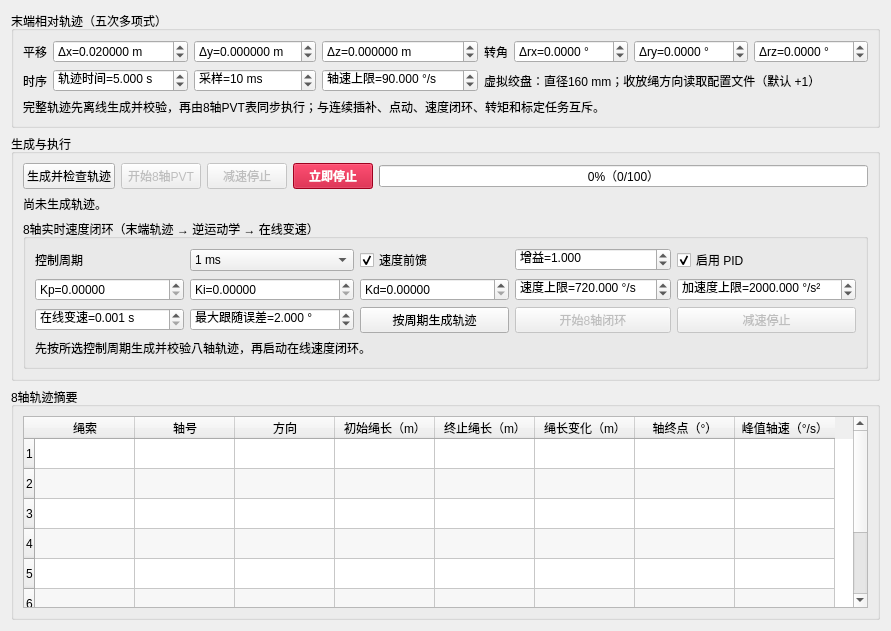
           <widget class="QWidget" name="cdprOfflinePvtTab">
            <attribute name="title">
             <string>离线PVT位控</string>
            </attribute>
            <layout class="QVBoxLayout" name="cdprOfflinePvtLayout">
             <item>
              <widget class="QGroupBox" name="cdprOfflinePvtTrajectoryGroup">
               <property name="title">
                <string>末端相对轨迹（五次多项式）</string>
               </property>
               <layout class="QGridLayout" name="cdprOfflinePvtTrajectoryLayout">
                <item row="0" column="0">
                 <widget class="QLabel" name="cdprPvtTranslationLabel">
                  <property name="text">
                   <string>平移</string>
                  </property>
                 </widget>
                </item>
                <item row="0" column="1">
                 <widget class="QDoubleSpinBox" name="cdprPvtDeltaXSpin">
                  <property name="prefix">
                   <string>Δx=</string>
                  </property>
                  <property name="suffix">
                   <string> m</string>
                  </property>
                  <property name="decimals">
                   <number>6</number>
                  </property>
                  <property name="minimum">
                   <double>-10.000000000000000</double>
                  </property>
                  <property name="maximum">
                   <double>10.000000000000000</double>
                  </property>
                  <property name="value">
                   <double>0.020000000000000</double>
                  </property>
                 </widget>
                </item>
                <item row="0" column="2">
                 <widget class="QDoubleSpinBox" name="cdprPvtDeltaYSpin">
                  <property name="prefix">
                   <string>Δy=</string>
                  </property>
                  <property name="suffix">
                   <string> m</string>
                  </property>
                  <property name="decimals">
                   <number>6</number>
                  </property>
                  <property name="minimum">
                   <double>-10.000000000000000</double>
                  </property>
                  <property name="maximum">
                   <double>10.000000000000000</double>
                  </property>
                 </widget>
                </item>
                <item row="0" column="3">
                 <widget class="QDoubleSpinBox" name="cdprPvtDeltaZSpin">
                  <property name="prefix">
                   <string>Δz=</string>
                  </property>
                  <property name="suffix">
                   <string> m</string>
                  </property>
                  <property name="decimals">
                   <number>6</number>
                  </property>
                  <property name="minimum">
                   <double>-10.000000000000000</double>
                  </property>
                  <property name="maximum">
                   <double>10.000000000000000</double>
                  </property>
                 </widget>
                </item>
                <item row="0" column="4">
                 <widget class="QLabel" name="cdprPvtRotationLabel">
                  <property name="text">
                   <string>转角</string>
                  </property>
                 </widget>
                </item>
                <item row="0" column="5">
                 <widget class="QDoubleSpinBox" name="cdprPvtDeltaRollSpin">
                  <property name="prefix">
                   <string>Δrx=</string>
                  </property>
                  <property name="suffix">
                   <string> °</string>
                  </property>
                  <property name="decimals">
                   <number>4</number>
                  </property>
                  <property name="minimum">
                   <double>-180.000000000000000</double>
                  </property>
                  <property name="maximum">
                   <double>180.000000000000000</double>
                  </property>
                 </widget>
                </item>
                <item row="0" column="6">
                 <widget class="QDoubleSpinBox" name="cdprPvtDeltaPitchSpin">
                  <property name="prefix">
                   <string>Δry=</string>
                  </property>
                  <property name="suffix">
                   <string> °</string>
                  </property>
                  <property name="decimals">
                   <number>4</number>
                  </property>
                  <property name="minimum">
                   <double>-180.000000000000000</double>
                  </property>
                  <property name="maximum">
                   <double>180.000000000000000</double>
                  </property>
                 </widget>
                </item>
                <item row="0" column="7">
                 <widget class="QDoubleSpinBox" name="cdprPvtDeltaYawSpin">
                  <property name="prefix">
                   <string>Δrz=</string>
                  </property>
                  <property name="suffix">
                   <string> °</string>
                  </property>
                  <property name="decimals">
                   <number>4</number>
                  </property>
                  <property name="minimum">
                   <double>-180.000000000000000</double>
                  </property>
                  <property name="maximum">
                   <double>180.000000000000000</double>
                  </property>
                 </widget>
                </item>
                <item row="1" column="0">
                 <widget class="QLabel" name="cdprPvtTimingLabel">
                  <property name="text">
                   <string>时序</string>
                  </property>
                 </widget>
                </item>
                <item row="1" column="1">
                 <widget class="QDoubleSpinBox" name="cdprPvtDurationSpin">
                  <property name="prefix">
                   <string>轨迹时间=</string>
                  </property>
                  <property name="suffix">
                   <string> s</string>
                  </property>
                  <property name="decimals">
                   <number>3</number>
                  </property>
                  <property name="minimum">
                   <double>0.010000000000000</double>
                  </property>
                  <property name="maximum">
                   <double>600.000000000000000</double>
                  </property>
                  <property name="value">
                   <double>5.000000000000000</double>
                  </property>
                 </widget>
                </item>
                <item row="1" column="2">
                 <widget class="QSpinBox" name="cdprPvtSamplePeriodSpin">
                  <property name="suffix">
                   <string> ms</string>
                  </property>
                  <property name="prefix">
                   <string>采样=</string>
                  </property>
                  <property name="minimum">
                   <number>1</number>
                  </property>
                  <property name="maximum">
                   <number>1000</number>
                  </property>
                  <property name="singleStep">
                   <number>1</number>
                  </property>
                  <property name="value">
                   <number>10</number>
                  </property>
                 </widget>
                </item>
                <item row="1" column="3">
                 <widget class="QDoubleSpinBox" name="cdprPvtMaxAxisVelocitySpin">
                  <property name="prefix">
                   <string>轴速上限=</string>
                  </property>
                  <property name="suffix">
                   <string> °/s</string>
                  </property>
                  <property name="decimals">
                   <number>3</number>
                  </property>
                  <property name="minimum">
                   <double>0.001000000000000</double>
                  </property>
                  <property name="maximum">
                   <double>10000.000000000000000</double>
                  </property>
                  <property name="value">
                   <double>90.000000000000000</double>
                  </property>
                 </widget>
                </item>
                <item row="1" column="4" colspan="4">
                 <widget class="QLabel" name="cdprPvtWinchHintLabel">
                  <property name="text">
                   <string>虚拟绞盘：直径160 mm；收放绳方向读取配置文件（默认 +1）</string>
                  </property>
                  <property name="wordWrap">
                   <bool>true</bool>
                  </property>
                 </widget>
                </item>
                <item row="2" column="0" colspan="8">
                 <widget class="QLabel" name="cdprPvtModeHintLabel">
                  <property name="text">
                   <string>完整轨迹先离线生成并校验，再由8轴PVT表同步执行；与连续插补、点动、速度闭环、转矩和标定任务互斥。</string>
                  </property>
                  <property name="wordWrap">
                   <bool>true</bool>
                  </property>
                 </widget>
                </item>
               </layout>
              </widget>
             </item>
             <item>
              <widget class="QGroupBox" name="cdprOfflinePvtExecutionGroup">
               <property name="title">
                <string>生成与执行</string>
               </property>
               <layout class="QGridLayout" name="cdprOfflinePvtExecutionLayout">
                <item row="0" column="0">
                 <widget class="QPushButton" name="cdprPvtGenerateButton">
                  <property name="text">
                   <string>生成并检查轨迹</string>
                  </property>
                 </widget>
                </item>
                <item row="0" column="1">
                 <widget class="QPushButton" name="cdprPvtStartButton">
                  <property name="enabled">
                   <bool>false</bool>
                  </property>
                  <property name="text">
                   <string>开始8轴PVT</string>
                  </property>
                 </widget>
                </item>
                <item row="0" column="2">
                 <widget class="QPushButton" name="cdprPvtStopButton">
                  <property name="enabled">
                   <bool>false</bool>
                  </property>
                  <property name="text">
                   <string>减速停止</string>
                  </property>
                 </widget>
                </item>
                <item row="0" column="3">
                 <widget class="QPushButton" name="cdprPvtEmergencyStopButton">
                  <property name="enabled">
                   <bool>false</bool>
                  </property>
                  <property name="styleSheet">
                   <string notr="true">QPushButton { color: white; background-color: #c00024; font-weight: bold; }</string>
                  </property>
                  <property name="text">
                   <string>立即停止</string>
                  </property>
                 </widget>
                </item>
                <item row="0" column="4">
                 <widget class="QProgressBar" name="cdprPvtProgressBar">
                  <property name="value">
                   <number>0</number>
                  </property>
                  <property name="format">
                   <string>%p%（%v/%m）</string>
                  </property>
                 </widget>
                </item>
                <item row="1" column="0" colspan="5">
                 <widget class="QLabel" name="cdprPvtStatusLabel">
                  <property name="text">
                   <string>尚未生成轨迹。</string>
                  </property>
                  <property name="wordWrap">
                   <bool>true</bool>
                  </property>
                 </widget>
                </item>
                <item row="2" column="0" colspan="5">
                 <widget class="QGroupBox" name="cdprRealtimeVelocityGroup">
                  <property name="title">
                   <string>8轴实时速度闭环（末端轨迹 → 逆运动学 → 在线变速）</string>
                  </property>
                  <layout class="QGridLayout" name="cdprRealtimeVelocityLayout">
                   <item row="0" column="0">
                    <widget class="QLabel" name="cdprRtPeriodLabel"><property name="text"><string>控制周期</string></property></widget>
                   </item>
                   <item row="0" column="1">
                    <widget class="QComboBox" name="cdprRtPeriodCombo">
                     <item><property name="text"><string>1 ms</string></property></item>
                     <item><property name="text"><string>2 ms</string></property></item>
                     <item><property name="text"><string>5 ms</string></property></item>
                     <item><property name="text"><string>10 ms</string></property></item>
                    </widget>
                   </item>
                   <item row="0" column="2">
                    <widget class="QCheckBox" name="cdprRtFeedforwardCheck"><property name="text"><string>速度前馈</string></property><property name="checked"><bool>true</bool></property></widget>
                   </item>
                   <item row="0" column="3">
                    <widget class="QDoubleSpinBox" name="cdprRtFeedforwardGainSpin"><property name="prefix"><string>增益=</string></property><property name="decimals"><number>3</number></property><property name="maximum"><double>10.000000000000000</double></property><property name="value"><double>1.000000000000000</double></property></widget>
                   </item>
                   <item row="0" column="4">
                    <widget class="QCheckBox" name="cdprRtPidEnableCheck"><property name="text"><string>启用 PID</string></property><property name="checked"><bool>true</bool></property></widget>
                   </item>
                   <item row="1" column="0">
                    <widget class="QDoubleSpinBox" name="cdprRtKpSpin"><property name="prefix"><string>Kp=</string></property><property name="decimals"><number>5</number></property><property name="maximum"><double>1000.000000000000000</double></property></widget>
                   </item>
                   <item row="1" column="1">
                    <widget class="QDoubleSpinBox" name="cdprRtKiSpin"><property name="prefix"><string>Ki=</string></property><property name="decimals"><number>5</number></property><property name="maximum"><double>1000.000000000000000</double></property></widget>
                   </item>
                   <item row="1" column="2">
                    <widget class="QDoubleSpinBox" name="cdprRtKdSpin"><property name="prefix"><string>Kd=</string></property><property name="decimals"><number>5</number></property><property name="maximum"><double>1000.000000000000000</double></property></widget>
                   </item>
                   <item row="1" column="3">
                    <widget class="QDoubleSpinBox" name="cdprRtMaxVelocitySpin"><property name="prefix"><string>速度上限=</string></property><property name="suffix"><string> °/s</string></property><property name="decimals"><number>3</number></property><property name="minimum"><double>0.001000000000000</double></property><property name="maximum"><double>10000.000000000000000</double></property><property name="value"><double>720.000000000000000</double></property></widget>
                   </item>
                   <item row="1" column="4">
                    <widget class="QDoubleSpinBox" name="cdprRtMaxAccelerationSpin"><property name="prefix"><string>加速度上限=</string></property><property name="suffix"><string> °/s²</string></property><property name="decimals"><number>3</number></property><property name="minimum"><double>0.001000000000000</double></property><property name="maximum"><double>100000.000000000000000</double></property><property name="value"><double>2000.000000000000000</double></property></widget>
                   </item>
                   <item row="2" column="0">
                    <widget class="QDoubleSpinBox" name="cdprRtOnlineChangeSpin"><property name="prefix"><string>在线变速=</string></property><property name="suffix"><string> s</string></property><property name="decimals"><number>3</number></property><property name="minimum"><double>0.001000000000000</double></property><property name="maximum"><double>10.000000000000000</double></property><property name="value"><double>0.001000000000000</double></property></widget>
                   </item>
                   <item row="2" column="1">
                    <widget class="QDoubleSpinBox" name="cdprRtMaxErrorSpin"><property name="prefix"><string>最大跟随误差=</string></property><property name="suffix"><string> °</string></property><property name="decimals"><number>3</number></property><property name="minimum"><double>0.001000000000000</double></property><property name="maximum"><double>1000.000000000000000</double></property><property name="value"><double>2.000000000000000</double></property></widget>
                   </item>
                   <item row="2" column="2">
                    <widget class="QPushButton" name="cdprRtPrepareButton"><property name="text"><string>按周期生成轨迹</string></property></widget>
                   </item>
                   <item row="2" column="3">
                    <widget class="QPushButton" name="cdprRtStartButton"><property name="enabled"><bool>false</bool></property><property name="text"><string>开始8轴闭环</string></property></widget>
                   </item>
                   <item row="2" column="4">
                    <widget class="QPushButton" name="cdprRtStopButton"><property name="enabled"><bool>false</bool></property><property name="text"><string>减速停止</string></property></widget>
                   </item>
                   <item row="3" column="0" colspan="5">
                    <widget class="QLabel" name="cdprRtStatusLabel"><property name="text"><string>先按所选控制周期生成并校验八轴轨迹，再启动在线速度闭环。</string></property><property name="wordWrap"><bool>true</bool></property></widget>
                   </item>
                  </layout>
                 </widget>
                </item>
               </layout>
              </widget>
             </item>
             <item>
              <widget class="QGroupBox" name="cdprOfflinePvtPreviewGroup">
               <property name="title">
                <string>8轴轨迹摘要</string>
               </property>
               <layout class="QVBoxLayout" name="cdprOfflinePvtPreviewLayout">
                <item>
                 <widget class="QTableWidget" name="cdprPvtPreviewTable">
                  <property name="editTriggers">
                   <set>QAbstractItemView::EditTrigger::NoEditTriggers</set>
                  </property>
                  <property name="alternatingRowColors">
                   <bool>true</bool>
                  </property>
                  <property name="rowCount">
                   <number>8</number>
                  </property>
                  <property name="columnCount">
                   <number>8</number>
                  </property>
                  <row/>
                  <row/>
                  <row/>
                  <row/>
                  <row/>
                  <row/>
                  <row/>
                  <row/>
                  <column>
                   <property name="text">
                    <string>绳索</string>
                   </property>
                  </column>
                  <column>
                   <property name="text">
                    <string>轴号</string>
                   </property>
                  </column>
                  <column>
                   <property name="text">
                    <string>方向</string>
                   </property>
                  </column>
                  <column>
                   <property name="text">
                    <string>初始绳长（m）</string>
                   </property>
                  </column>
                  <column>
                   <property name="text">
                    <string>终止绳长（m）</string>
                   </property>
                  </column>
                  <column>
                   <property name="text">
                    <string>绳长变化（m）</string>
                   </property>
                  </column>
                  <column>
                   <property name="text">
                    <string>轴终点（°）</string>
                   </property>
                  </column>
                  <column>
                   <property name="text">
                    <string>峰值轴速（°/s）</string>
                   </property>
                  </column>
                 </widget>
                </item>
               </layout>
              </widget>
             </item>
            </layout>
           </widget>
